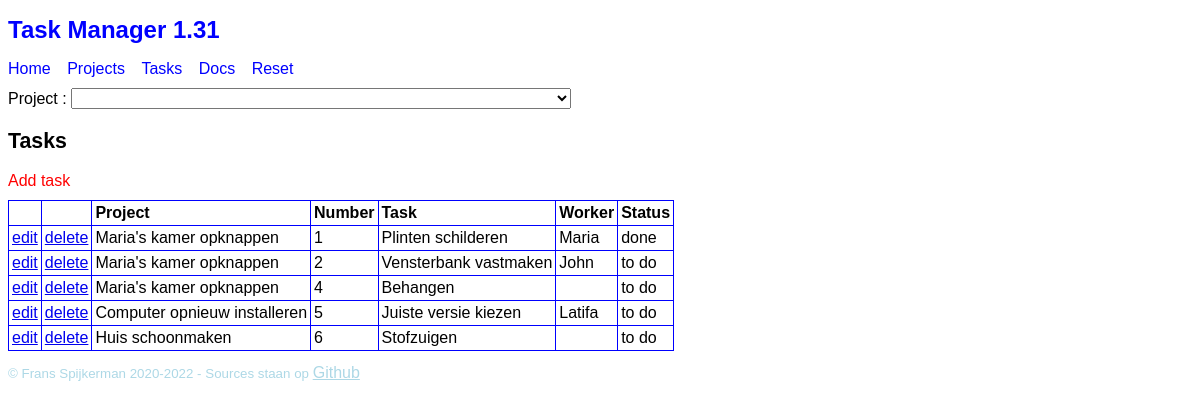
The page /?view=TaskList on the database its author committed.
### tables this page shows
CREATE TABLE `TM1_Task` (
  `projectId` int(11) NOT NULL,
  `taskNumber` int(11) NOT NULL,
  `title` varchar(40) DEFAULT NULL,
  `description` text DEFAULT NULL,
  `worker` varchar(40) DEFAULT NULL,
  `status` varchar(20) DEFAULT NULL,
  CONSTRAINT PRIMARY KEY (`projectId`, `taskNumber`),
  CONSTRAINT FOREIGN KEY (`projectId`) REFERENCES `TM1_Project` (`projectId`)
);

CREATE TABLE `TM1_Project` (
  `projectId` int(11) PRIMARY KEY AUTO_INCREMENT,
  `title` varchar(40) DEFAULT NULL,
  `description` text DEFAULT NULL,
  `owner` varchar(40) DEFAULT NULL
);

### framework/View.php (called while the page is built, shortened)
<?php
abstract class View {
    function __construct() {
        $this->show();
    }
}

### framework/DAO.php (called while the page is built, shortened)
<?php
require_once 'framework/SqlProvider.php';
abstract class DAO extends SqlProvider {
    private $class;
    private $object;
    private $stmt;
    function __construct($class) {
        $this->class = $class;
    }
    protected function startListSql($sql, $args = []): void {
        $this->stmt = $this->prepare($sql);
        $this->stmt->execute($args);
        $this->object = $this->stmt->fetchObject($this->class) ?: null;
    }
    function hasNext(): bool {
        return $this->object !== null;
    }
    function getNext(): Model {
        $result = $this->object;
        $this->object = $this->stmt->fetchObject($this->class) ?: null;
        return $result;
    }
}

### framework/SqlProvider.php (called while the page is built, shortened)
<?php
class SqlProvider {
    private static $pdo = null;
    private function connect($host, $dbname, $user, $pass): void {
        try {
            $dsn = "mysql:dbname=$dbname;host=$host;charset=utf8";
            self::$pdo = new PDO($dsn, $user, $pass, null);
            self::$pdo->setAttribute(PDO::ATTR_ERRMODE, PDO::ERRMODE_EXCEPTION);
        } catch (PDOException $ex) {
            die('SqlProvider connection failed: ' . $ex->getMessage());
        }
    }
    function prepare($sql) {
        return self::$pdo->prepare($sql);
    }
}

### dao/ProjectDAO.php (called while the page is built, shortened)
<?php
require_once 'framework/DAO.php';
require_once 'model/Project.php';
class ProjectDAO extends DAO {
    private static $select = 'SELECT * FROM `TM1_Project`';
    function startList(): void {
        $sql = self::$select;
        $sql .= ' ORDER BY `TM1_Project`.`projectId`';
        $this->startListSql($sql);
    }
}

### model/Project.php (called while the page is built, shortened)
<?php
class Project extends Model
{
    protected $projectId = null;
    function getProjectId()
    {
        return $this->projectId;
    }
}

### dao/TaskDAO.php (called while the page is built, shortened)
<?php
require_once 'framework/DAO.php';
require_once 'model/Task.php';
class TaskDAO extends DAO {
    private static $select = "SELECT"
            . " `TM1_Task`.*, `TM1_Project`.`title` AS `project`"
            . " FROM `TM1_Task`"
            . " LEFT JOIN `TM1_Project`"
            . " ON `TM1_Task`.`projectId` = `TM1_Project`.`projectId`";
    function startList(): void {
        $sql = self::$select;
        $sql .= " ORDER BY `TM1_Task`.`projectId`, `TM1_Task`.`taskNumber`";
        $this->startListSql($sql);
    }
}

### model/Task.php (called while the page is built, shortened)
<?php
class Task extends Model
{
    protected $projectId = null;
    protected $taskNumber = null;
    protected $title = '';
    protected $worker = '';
    protected $status = 'to do';
    protected $project = '';
    function getTaskNumber()
    {
        return $this->taskNumber;
    }
    function getProjectId()
    {
        return $this->projectId;
    }
    function getProject()
    {
        return $this->project;
    }
    function getTitle()
    {
        return $this->title;
    }
    function getWorker()
    {
        return $this->worker;
    }
    function getStatus()
    {
        return $this->status;
    }
}

### view/TaskList.php (the view)
<?php
require_once 'framework/View.php';
require_once 'model/Task.php';
require_once 'dao/TaskDAO.php';
require_once 'ProjectSelector.php';
?>
<?php
class TaskList extends View {
    function show() {
        $taskDAO = new TaskDAO;
        $ps = new ProjectSelector();
        $projectId = $ps->getProjectId();
        if (empty($projectId)) {
            $taskDAO->startList();
            $projectSelected = false;
        } else {
            $taskDAO->startListForProject($projectId);
            $projectSelected = true;
        }
        ?>
        <h2>Tasks</h2>
        <nav>
            <a href="?view=TaskEdit&action=insert">Add task</a>
        </nav>
        <table>
            <tr>
                <th></th>
                <th></th>
                <?php if (!$projectSelected) { ?>
                    <th>Project</th>
                <?php } ?>
                <th>Number</th>
                <th>Task</th>
                <th>Worker</th>
                <th>Status</th>
            </tr>
            <?php
            while ($taskDAO->hasNext()) {
                $task = $taskDAO->getNext();
                ?>
                <tr>
                    <td><a href="?view=TaskEdit&projectId=<?= $task->getProjectId() ?>&taskNumber=<?= $task->getTaskNumber() ?>">edit</a></td>
                    <td><a onclick="return confirm('Zeker weten?')"
                           href="?controller=TaskController&action=delete&projectId=<?= $task->getProjectId() ?>&taskNumber=<?= $task->getTaskNumber() ?>">delete</a></td>
                        <?php if (!$projectSelected) { ?>
                        <td><?= $task->getProject() ?></td>
                    <?php } ?>
                    <td><?= $task->getTaskNumber() ?></td>
                    <td><?= $task->getTitle() ?></td>
                    <td><?= $task->getWorker() ?></td>
                    <td><?= $task->getStatus() ?></td>
                </tr>
                <?php
            }
            ?>
        </table>
        <?php
    }
}
new TaskList;

### index.php (shortened to what this page needs)
<?php
$title = 'Task Manager 1.31';
$view = filter_input(INPUT_GET, 'view');
$menu = [
    'Home' => 'Home',
    'Projects' => 'ProjectList',
    'Tasks' => 'TaskList',
    'Docs' => 'Docs',
];
?>
<!doctype html>
<html lang='nl'>
<head>
    <link rel="stylesheet" type="text/css" href="style/style.css?as">
</head>
<body>
    <header>
        <h1>
            <?= $title ?>
        </h1>
    </header>
    <nav>
        <?php foreach ($menu as $menu_item => $menu_view) { ?>
        <a href="?view=<?= $menu_view ?>">
            <?= $menu_item ?>
        </a>
        <?php } ?>
        <a href="?controller=ResetController"
            onclick="return confirm('Alle gegevens wissen en vervangen door defaults?')">
            Reset</a>
    </nav>
    <main>
        <?php
        require "view/{$view}.php";
        ?>
    </main>
    <footer>
        <p>&copy; Frans Spijkerman 2020-2022 - Sources staan op <a target="github"
                href="https://github.com/spijkerbak/project-manager-1">Github</a></p>
    </footer>
</body>
</html>

### view/ProjectSelector.php
<?php
require_once 'framework/View.php';
require_once 'model/Project.php';
require_once 'dao/ProjectDAO.php';
class ProjectSelector extends View {
    private $projectId;
    function getProjectId() {
        return $this->projectId;
    }
    function show() {
        if (!empty($_POST)) {
            $projectId = filter_input(INPUT_POST, 'projectId');
            $_SESSION['projectId'] = $projectId;
        } else if (isset($_SESSION['projectId'])) {
            $projectId = $_SESSION['projectId'];
        } else {
            $projectId = '';
        }
        $this->projectId = $projectId;
        $projectDAO = new ProjectDAO;
        $projectDAO->startList();
        ?>
        <form method="post">
            <label>Project :
                <select name="projectId" onchange="submit()">
                    <option value=""></option>
                    <?php
                    while ($projectDAO->hasNext()) {
                        $project = $projectDAO->getNext();
                        $selected = $project->getProjectId() == $projectId ? 'selected' : '';
                        echo "<option {$selected} value='{$project->getProjectId()}'>{$project->getTitle()}</option>\n";
                    }
                    ?>
                </select>
            </label>
        </form>
        <?php
    }
}

### style/style.css (style rules this page uses)
* { font-family: sans-serif; font-size: 12pt; }
h1 { font-size: 18pt; }
h2 { font-size: 16pt; }
header h1 { color: blue; }
nav { margin-top: 10px; margin-bottom: 10px; }
nav a, nav button { display: inline-block; text-decoration: none; margin: 0 12px 0 0; color: blue; }
main nav a { color: red; }
table, th, td { border: 1px solid blue; border-collapse: collapse; }
td, th { padding: 3px; }
th { text-align: left; }
form { margin-bottom: 20px; }
form label { display: block; margin-bottom: 12px; }
footer p { font-size: smaller; color: lightblue; }
footer a { color: lightblue; }
select { width: 500px; }

### rows shown on the page
tm1_task: projectId.title "Maria's kamer opknappen", taskNumber "1", title "Plinten schilderen", worker "Maria", status "done"
tm1_task: projectId.title "Maria's kamer opknappen", taskNumber "2", title "Vensterbank vastmaken", worker "John", status "to do"
tm1_task: projectId.title "Maria's kamer opknappen", taskNumber "4", title "Behangen", status "to do"
tm1_task: projectId.title "Computer opnieuw installeren", taskNumber "5", title "Juiste versie kiezen", worker "Latifa", status "to do"
tm1_task: projectId.title "Huis schoonmaken", taskNumber "6", title "Stofzuigen", status "to do"

### other values the page prints
$title "Task Manager 1.31"
$menu_item "Home"
$menu_item "Projects"
$menu_item "Tasks"
$menu_item "Docs"
